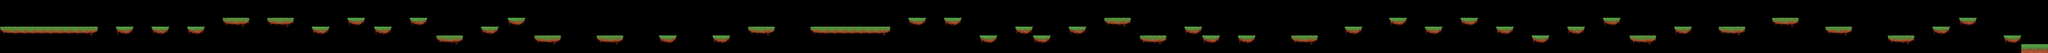

The image is a tile-based game level rendered from a .tmx file. Its description and complete source (layers, tilesets, objects, tile grids) follow:
An orthogonal 230x6 tile map with 181x181 px tiles, 2 tile layers (background, collision) and 2 objects (player, goal).

<map version="1.0" orientation="orthogonal" renderorder="right-down" width="230" height="6" tilewidth="181" tileheight="181" nextobjectid="23">
 <tileset firstgid="1" name="tiles_spritesheet" tilewidth="181" tileheight="181" tilecount="24" columns="4">
  <image source="../images/runner_tiles_spritesheet.png" width="724" height="1086" />
 </tileset>
 <layer name="background" width="230" height="6">
  <data encoding="csv">
0,0,0,0,0,0,0,0,0,0,0,0,0,0,0,0,0,0,0,0,0,0,0,0,0,0,0,0,0,0,0,0,0,0,0,0,0,0,0,0,0,0,0,0,0,0,0,0,0,0,0,0,0,0,0,0,0,0,0,0,0,0,0,0,0,0,0,0,0,0,0,0,0,0,0,0,0,0,0,0,0,0,0,0,0,0,0,0,0,0,0,0,0,0,0,0,0,0,0,0,0,0,0,0,0,0,0,0,0,0,0,0,0,0,0,0,0,0,0,0,0,0,0,0,0,0,0,0,0,0,0,0,0,0,0,0,0,0,0,0,0,0,0,0,0,0,0,0,0,0,0,0,0,0,0,0,0,0,0,0,0,0,0,0,0,0,0,0,0,0,0,0,0,0,0,0,0,0,0,0,0,0,0,0,0,0,0,0,0,0,0,0,0,0,0,0,0,0,0,0,0,0,0,0,0,0,0,0,0,0,0,0,0,0,0,0,0,0,0,0,0,0,0,0,0,0,0,0,0,0,
0,0,0,0,0,0,0,0,0,0,0,0,0,0,0,0,0,0,0,0,0,0,0,0,0,0,0,0,0,0,0,0,0,0,0,0,0,0,0,0,0,0,0,0,0,0,0,0,0,0,0,0,0,0,0,0,0,0,0,0,0,0,0,0,0,0,0,0,0,0,0,0,0,0,0,0,0,0,0,0,0,0,0,0,0,0,0,0,0,0,0,0,0,0,0,0,0,0,0,0,0,0,0,0,0,0,0,0,0,0,0,0,0,0,0,0,0,0,0,0,0,0,0,0,0,0,0,0,0,0,0,0,0,0,0,0,0,0,0,0,0,0,0,0,0,0,0,0,0,0,0,0,0,0,0,0,0,0,0,0,0,0,0,0,0,0,0,0,0,0,0,0,0,0,0,0,0,0,0,0,0,0,0,0,0,0,0,0,0,0,0,0,0,0,0,0,0,0,0,0,0,0,0,0,0,0,0,0,0,0,0,0,0,0,0,0,0,0,0,0,0,0,0,0,0,0,0,0,0,0,
0,0,0,0,0,0,0,0,0,0,0,0,0,0,0,0,0,0,0,0,0,0,0,0,0,0,0,0,0,0,0,0,0,0,0,0,0,0,0,0,0,0,0,0,0,0,0,0,0,0,0,0,0,0,0,0,0,0,0,0,0,0,0,0,0,0,0,0,0,0,0,0,0,0,0,0,0,0,0,0,0,0,0,0,0,0,0,0,0,0,0,0,0,0,0,0,0,0,0,0,0,0,0,0,0,0,0,0,0,0,0,0,0,0,0,0,0,0,0,0,0,0,0,0,0,0,0,0,0,0,0,0,0,0,0,0,0,0,0,0,0,0,0,0,0,0,0,0,0,0,0,0,0,0,0,0,0,0,0,0,0,0,0,0,0,0,0,0,0,0,0,0,0,0,0,0,0,0,0,0,0,0,0,0,0,0,0,0,0,0,0,0,0,0,0,0,0,0,0,0,0,0,0,0,0,0,0,0,0,0,0,0,0,0,0,0,0,0,0,0,0,0,0,0,0,0,0,0,0,0,
0,0,0,0,0,0,0,0,0,0,0,0,0,0,0,0,0,0,0,0,0,0,0,0,0,0,0,0,0,0,0,0,0,0,0,0,0,0,0,0,0,0,0,0,0,0,0,0,0,0,0,0,0,0,0,0,0,0,0,0,0,0,0,0,0,0,0,0,0,0,0,0,0,0,0,0,0,0,0,0,0,0,0,0,0,0,0,0,0,0,0,0,0,0,0,0,0,0,0,0,0,0,0,0,0,0,0,0,0,0,0,0,0,0,0,0,0,0,0,0,0,0,0,0,0,0,0,0,0,0,0,0,0,0,0,0,0,0,0,0,0,0,0,0,0,0,0,0,0,0,0,0,0,0,0,0,0,0,0,0,0,0,0,0,0,0,0,0,0,0,0,0,0,0,0,0,0,0,0,0,0,0,0,0,0,0,0,0,0,0,0,0,0,0,0,0,0,0,0,0,0,0,0,0,0,0,0,0,0,0,0,0,0,0,0,0,0,0,0,0,0,0,0,0,0,0,0,0,0,0,
0,0,0,0,0,0,0,0,0,0,0,0,0,0,0,0,0,0,0,0,0,0,0,0,0,0,0,0,0,0,0,0,0,0,0,0,0,0,0,0,0,0,0,0,0,0,0,0,0,0,0,0,0,0,0,0,0,0,0,0,0,0,0,0,0,0,0,0,0,0,0,0,0,0,0,0,0,0,0,0,0,0,0,0,0,0,0,0,0,0,0,0,0,0,0,0,0,0,0,0,0,0,0,0,0,0,0,0,0,0,0,0,0,0,0,0,0,0,0,0,0,0,0,0,0,0,0,0,0,0,0,0,0,0,0,0,0,0,0,0,0,0,0,0,0,0,0,0,0,0,0,0,0,0,0,0,0,0,0,0,0,0,0,0,0,0,0,0,0,0,0,0,0,0,0,0,0,0,0,0,0,0,0,0,0,0,0,0,0,0,0,0,0,0,0,0,0,0,0,0,0,0,0,0,0,0,0,0,0,0,0,0,0,0,0,0,0,0,0,0,0,0,0,0,0,0,0,0,0,0,
0,0,0,0,0,0,0,0,0,0,0,0,0,0,0,0,0,0,0,0,0,0,0,0,0,0,0,0,0,0,0,0,0,0,0,0,0,0,0,0,0,0,0,0,0,0,0,0,0,0,0,0,0,0,0,0,0,0,0,0,0,0,0,0,0,0,0,0,0,0,0,0,0,0,0,0,0,0,0,0,0,0,0,0,0,0,0,0,0,0,0,0,0,0,0,0,0,0,0,0,0,0,0,0,0,0,0,0,0,0,0,0,0,0,0,0,0,0,0,0,0,0,0,0,0,0,0,0,0,0,0,0,0,0,0,0,0,0,0,0,0,0,0,0,0,0,0,0,0,0,0,0,0,0,0,0,0,0,0,0,0,0,0,0,0,0,0,0,0,0,0,0,0,0,0,0,0,0,0,0,0,0,0,0,0,0,0,0,0,0,0,0,0,0,0,0,0,0,0,0,0,0,0,0,0,0,0,0,0,0,0,0,0,0,0,0,0,0,0,0,0,0,0,0,0,0,0,0,0,0
</data>
 </layer>
 <layer name="collision" width="230" height="6">
  <properties>
   <property name="collision" type="bool" value="true" />
  </properties>
  <data encoding="csv">
0,0,0,0,0,0,0,0,0,0,0,0,0,0,0,0,0,0,0,0,0,0,0,0,0,0,0,0,0,0,0,0,0,0,0,0,0,0,0,0,0,0,0,0,0,0,0,0,0,0,0,0,0,0,0,0,0,0,0,0,0,0,0,0,0,0,0,0,0,0,0,0,0,0,0,0,0,0,0,0,0,0,0,0,0,0,0,0,0,0,0,0,0,0,0,0,0,0,0,0,0,0,0,0,0,0,0,0,0,0,0,0,0,0,0,0,0,0,0,0,0,0,0,0,0,0,0,0,0,0,0,0,0,0,0,0,0,0,0,0,0,0,0,0,0,0,0,0,0,0,0,0,0,0,0,0,0,0,0,0,0,0,0,0,0,0,0,0,0,0,0,0,0,0,0,0,0,0,0,0,0,0,0,0,0,0,0,0,0,0,0,0,0,0,0,0,0,0,0,0,0,0,0,0,0,0,0,0,0,0,0,0,0,0,0,0,0,0,0,0,0,0,0,0,0,0,0,0,0,0,
0,0,0,0,0,0,0,0,0,0,0,0,0,0,0,0,0,0,0,0,0,0,0,0,0,0,0,0,0,0,0,0,0,0,0,0,0,0,0,0,0,0,0,0,0,0,0,0,0,0,0,0,0,0,0,0,0,0,0,0,0,0,0,0,0,0,0,0,0,0,0,0,0,0,0,0,0,0,0,0,0,0,0,0,0,0,0,0,0,0,0,0,0,0,0,0,0,0,0,0,0,0,0,0,0,0,0,0,0,0,0,0,0,0,0,0,0,0,0,0,0,0,0,0,0,0,0,0,0,0,0,0,0,0,0,0,0,0,0,0,0,0,0,0,0,0,0,0,0,0,0,0,0,0,0,0,0,0,0,0,0,0,0,0,0,0,0,0,0,0,0,0,0,0,0,0,0,0,0,0,0,0,0,0,0,0,0,0,0,0,0,0,0,0,0,0,0,0,0,0,0,0,0,0,0,0,0,0,0,0,0,0,0,0,0,0,0,0,0,0,0,0,0,0,0,0,0,0,0,0,
0,0,0,0,0,0,0,0,0,0,0,0,0,0,0,0,0,0,0,0,0,0,0,0,0,9,10,11,0,0,9,10,11,12,0,0,0,0,0,7,8,0,0,0,0,0,7,8,0,0,0,0,0,0,0,0,0,7,8,0,0,0,0,0,0,0,0,0,0,0,0,0,0,0,0,0,0,0,0,0,0,0,0,0,0,0,0,0,0,0,0,0,0,0,0,0,0,0,0,0,0,0,7,8,0,0,7,8,0,0,0,0,0,0,0,0,0,0,0,0,0,0,0,0,9,10,11,0,0,0,0,0,0,0,0,0,0,0,0,0,0,0,0,0,0,0,0,0,0,0,0,0,0,0,0,0,7,8,0,0,0,0,0,0,7,8,0,0,0,0,0,0,0,0,0,0,0,0,0,0,7,8,0,0,0,0,0,0,0,0,0,0,0,0,0,0,0,0,0,9,10,11,0,0,0,0,0,0,0,0,0,0,0,0,0,0,0,0,0,0,7,8,0,0,0,0,0,0,0,0,
9,10,10,10,10,10,10,10,10,10,11,0,0,7,8,0,0,7,8,0,0,7,8,0,0,0,0,0,0,0,0,0,0,0,0,7,8,0,0,0,0,0,7,8,0,0,0,0,0,0,0,0,0,0,7,8,0,0,0,0,0,0,0,0,0,0,0,0,0,0,0,0,0,0,0,0,0,0,0,0,0,0,0,0,9,10,11,0,0,0,0,9,10,10,10,10,10,10,10,11,0,0,0,0,0,0,0,0,0,0,0,0,0,0,7,8,0,0,0,0,7,8,0,0,0,0,0,0,0,0,0,0,0,7,8,0,0,0,0,0,0,0,0,0,0,0,0,0,0,0,0,7,8,0,0,0,0,0,0,0,7,8,0,0,0,0,0,0,7,8,0,0,0,0,0,0,7,8,0,0,0,0,0,0,0,0,0,0,7,8,0,0,0,9,10,11,0,0,0,0,0,0,0,0,0,9,10,11,0,0,0,0,0,0,0,0,0,7,8,0,0,0,0,0,0,0,0,0,0,0,
0,0,0,0,0,0,0,0,0,0,0,0,0,0,0,0,0,0,0,0,0,0,0,0,0,0,0,0,0,0,0,0,0,0,0,0,0,0,0,0,0,0,0,0,0,0,0,0,0,9,10,11,0,0,0,0,0,0,0,0,9,10,11,0,0,0,0,9,10,11,0,0,0,0,7,8,0,0,0,0,7,8,0,0,0,0,0,0,0,0,0,0,0,0,0,0,0,0,0,0,0,0,0,0,0,0,0,0,0,0,7,8,0,0,0,0,7,8,0,0,0,0,0,0,0,0,0,0,9,10,11,0,0,0,0,7,8,0,0,7,8,0,0,0,0,9,10,11,0,0,0,0,0,0,0,0,0,0,0,0,0,0,0,0,0,0,0,0,0,0,0,0,7,8,0,0,0,0,0,0,0,0,0,9,10,11,0,0,0,0,0,0,0,0,0,0,0,0,0,0,0,0,0,0,0,0,0,0,0,0,0,0,9,10,11,0,0,0,0,0,0,0,0,0,0,7,8,0,0,0,
0,0,0,0,0,0,0,0,0,0,0,0,0,0,0,0,0,0,0,0,0,0,0,0,0,0,0,0,0,0,0,0,0,0,0,0,0,0,0,0,0,0,0,0,0,0,0,0,0,0,0,0,0,0,0,0,0,0,0,0,0,0,0,0,0,0,0,0,0,0,0,0,0,0,0,0,0,0,0,0,0,0,0,0,0,0,0,0,0,0,0,0,0,0,0,0,0,0,0,0,0,0,0,0,0,0,0,0,0,0,0,0,0,0,0,0,0,0,0,0,0,0,0,0,0,0,0,0,0,0,0,0,0,0,0,0,0,0,0,0,0,0,0,0,0,0,0,0,0,0,0,0,0,0,0,0,0,0,0,0,0,0,0,0,0,0,0,0,0,0,0,0,0,0,0,0,0,0,0,0,0,0,0,0,0,0,0,0,0,0,0,0,0,0,0,0,0,0,0,0,0,0,0,0,0,0,0,0,0,0,0,0,0,0,0,0,0,0,0,0,0,0,0,0,0,0,0,14,14,14
</data>
 </layer>
 <objectgroup name="object_layer">
  <object id="1" name="player" type="player" gid="3" x="183.03" y="535.334" width="181" height="181">
   <properties>
    <property name="bouncing" type="int" value="20" />
    <property name="gravity" type="int" value="1500" />
    <property name="group" value="players" />
    <property name="jumping_speed" type="int" value="800" />
    <property name="texture" value="player_spritesheet" />
    <property name="walking_speed" type="int" value="800" />
   </properties>
  </object>
  <object id="2" name="goal" type="goal" gid="3" x="41087.3" y="904.333" width="181" height="181">
   <properties>
    <property name="group" value="goals" />
    <property name="next_level" value="assets/levels/level3.json" />
    <property name="texture" value="goal_image" />
   </properties>
  </object>
 </objectgroup>
</map>
